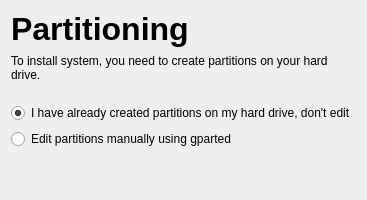
      <widget class="QWidget" name="partitioningPage">
       <layout class="QVBoxLayout" name="verticalLayout_6">
        <item>
         <layout class="QHBoxLayout" name="horizontalLayout_37">
          <item>
           <widget class="QLabel" name="label_3">
            <property name="text">
             <string>&lt;!DOCTYPE HTML PUBLIC &quot;-//W3C//DTD HTML 4.0//EN&quot; &quot;http://www.w3.org/TR/REC-html40/strict.dtd&quot;&gt;
&lt;html&gt;&lt;head&gt;&lt;meta name=&quot;qrichtext&quot; content=&quot;1&quot; /&gt;&lt;style type=&quot;text/css&quot;&gt;
p, li { white-space: pre-wrap; }
&lt;/style&gt;&lt;/head&gt;&lt;body style=&quot; font-family:'Droid Sans'; font-size:10pt; font-weight:400; font-style:normal;&quot;&gt;
&lt;p style=&quot; margin-top:0px; margin-bottom:0px; margin-left:0px; margin-right:0px; -qt-block-indent:0; text-indent:0px;&quot;&gt;&lt;span style=&quot; font-family:'Tahoma'; font-size:24pt; font-weight:600;&quot;&gt;Partitioning&lt;/span&gt;&lt;/p&gt;&lt;/body&gt;&lt;/html&gt;</string>
            </property>
            <property name="wordWrap">
             <bool>false</bool>
            </property>
           </widget>
          </item>
          <item>
           <spacer name="horizontalSpacer_23">
            <property name="orientation">
             <enum>Qt::Horizontal</enum>
            </property>
            <property name="sizeHint" stdset="0">
             <size>
              <width>40</width>
              <height>20</height>
             </size>
            </property>
           </spacer>
          </item>
          <item>
           <layout class="QVBoxLayout" name="verticalLayout_33">
            <item>
             <spacer name="verticalSpacer_31">
              <property name="orientation">
               <enum>Qt::Vertical</enum>
              </property>
              <property name="sizeType">
               <enum>QSizePolicy::Fixed</enum>
              </property>
              <property name="sizeHint" stdset="0">
               <size>
                <width>20</width>
                <height>9</height>
               </size>
              </property>
             </spacer>
            </item>
            <item>
             <widget class="QLabel" name="label_44">
              <property name="text">
               <string/>
              </property>
              <property name="pixmap">
               <pixmap>:/setupRoots/icons/logo_wide.svg</pixmap>
              </property>
             </widget>
            </item>
           </layout>
          </item>
         </layout>
        </item>
        <item>
         <widget class="QLabel" name="label_45">
          <property name="text">
           <string>To install system, you need to create partitions on your hard drive.</string>
          </property>
          <property name="wordWrap">
           <bool>true</bool>
          </property>
         </widget>
        </item>
        <item>
         <spacer name="verticalSpacer_2">
          <property name="orientation">
           <enum>Qt::Vertical</enum>
          </property>
          <property name="sizeType">
           <enum>QSizePolicy::Fixed</enum>
          </property>
          <property name="sizeHint" stdset="0">
           <size>
            <width>20</width>
            <height>15</height>
           </size>
          </property>
         </spacer>
        </item>
        <item>
         <layout class="QHBoxLayout" name="horizontalLayout_2">
          <item>
           <layout class="QVBoxLayout" name="verticalLayout_5">
            <item>
             <layout class="QVBoxLayout" name="verticalLayout_4">
              <item>
               <widget class="QRadioButton" name="partitioningNoEditRadioButton">
                <property name="text">
                 <string>I have already created partitions on my hard drive, don't edit</string>
                </property>
                <property name="checked">
                 <bool>true</bool>
                </property>
               </widget>
              </item>
              <item>
               <widget class="QRadioButton" name="partitioningManualRadioButton">
                <property name="text">
                 <string>Edit partitions manually using gparted</string>
                </property>
                <property name="checked">
                 <bool>false</bool>
                </property>
               </widget>
              </item>
              <item>
               <layout class="QVBoxLayout" name="verticalLayout_2"/>
              </item>
             </layout>
            </item>
            <item>
             <spacer name="verticalSpacer">
              <property name="orientation">
               <enum>Qt::Vertical</enum>
              </property>
              <property name="sizeHint" stdset="0">
               <size>
                <width>20</width>
                <height>40</height>
               </size>
              </property>
             </spacer>
            </item>
           </layout>
          </item>
         </layout>
        </item>
       </layout>
      </widget>
